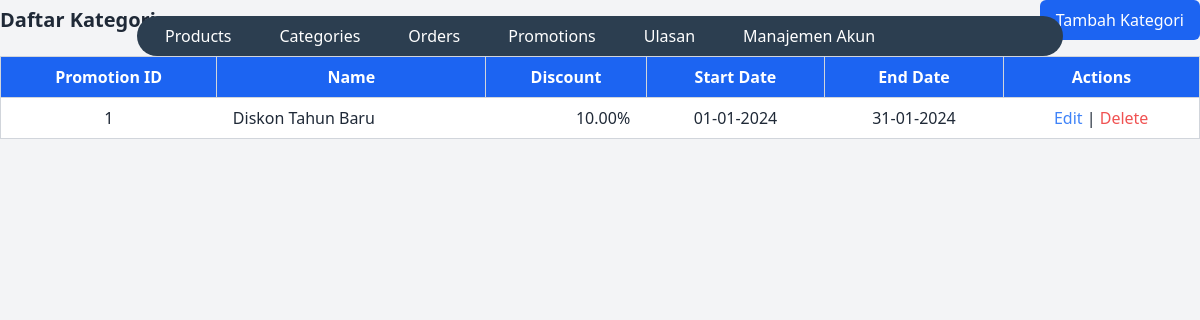
Page /public/index.php?page=promotions on the committed database.
### tables this page shows
CREATE TABLE `promotions` (
  `promotion_id` int(11) NOT NULL,
  `name` varchar(50) NOT NULL,
  `discount` decimal(5,2) NOT NULL,
  `start_date` date NOT NULL,
  `end_date` date NOT NULL
);

### src/Frontend/promotions.php (the view, shortened to what this page needs)
<?php
include BASE_PATH . '/backend/connection.php';
include BASE_PATH . '/Frontend/assets/navbar.php';
$sql = "SELECT promotion_id, name, discount, start_date, end_date FROM promotions";
$result = $conn->query($sql);
if ($result->num_rows > 0) {
    echo "
    <div class='flex justify-between items-center mb-4'>
        <h2 class='text-xl font-semibold'>Daftar Kategori</h2>
        <a href='?page=formPromotion&action=add' class='bg-blue-600 text-white px-4 py-2 rounded-md'>Tambah Kategori</a>
    </div>
    <div class='overflow-x-auto'>
        <table class='min-w-full border-collapse border border-gray-300 shadow-md rounded-lg'>
        <thead class='bg-blue-600 text-white'>
            <tr>
                <th class='px-4 py-2 border border-gray-300'>Promotion ID</th>
                <th class='px-4 py-2 border border-gray-300'>Name</th>
                <th class='px-4 py-2 border border-gray-300'>Discount</th>
                <th class='px-4 py-2 border border-gray-300'>Start Date</th>
                <th class='px-4 py-2 border border-gray-300'>End Date</th>
                 <th class='px-4 py-2 border border-gray-300'>Actions</th>
            </tr>
        </thead>
        <tbody class='bg-white'>";
    while ($row = $result->fetch_assoc()) {
        echo "
            <tr class='border border-gray-300 hover:bg-gray-100'>
                <td class='px-4 py-2 text-center'>" . $row["promotion_id"] . "</td>
                <td class='px-4 py-2'>" . $row["name"] . "</td>
                <td class='px-4 py-2 text-right'>" . $row["discount"] . "%</td>
                <td class='px-4 py-2 text-center'>" . date('d-m-Y', strtotime($row["start_date"])) . "</td>
                <td class='px-4 py-2 text-center'>" . date('d-m-Y', strtotime($row["end_date"])) . "</td>
                 <td class='px-4 py-2 text-center'>
                    <a href='?page=formPromotion&action=edit&id=" . $row["promotion_id"] . "' class='text-blue-500 hover:underline'>Edit</a> |
                     <a href='?page=deletePromotionAction&id=" . $row["promotion_id"] . "' class='text-red-500 hover:underline' onclick='return confirm(\"Yakin ingin menghapus?\")'>Delete</a>
                </td>
            </tr>";
    }
    echo "
        </tbody>
        </table>
    </div>";
} else {
    echo "<p class='text-gray-600'>Tidak ada promosi ditemukan.</p>";
}

### rows in the picture
promotions: promotion_id "1", name "Diskon Tahun Baru", discount "10.00", start_date "01-01-2024", end_date "31-01-2024"
